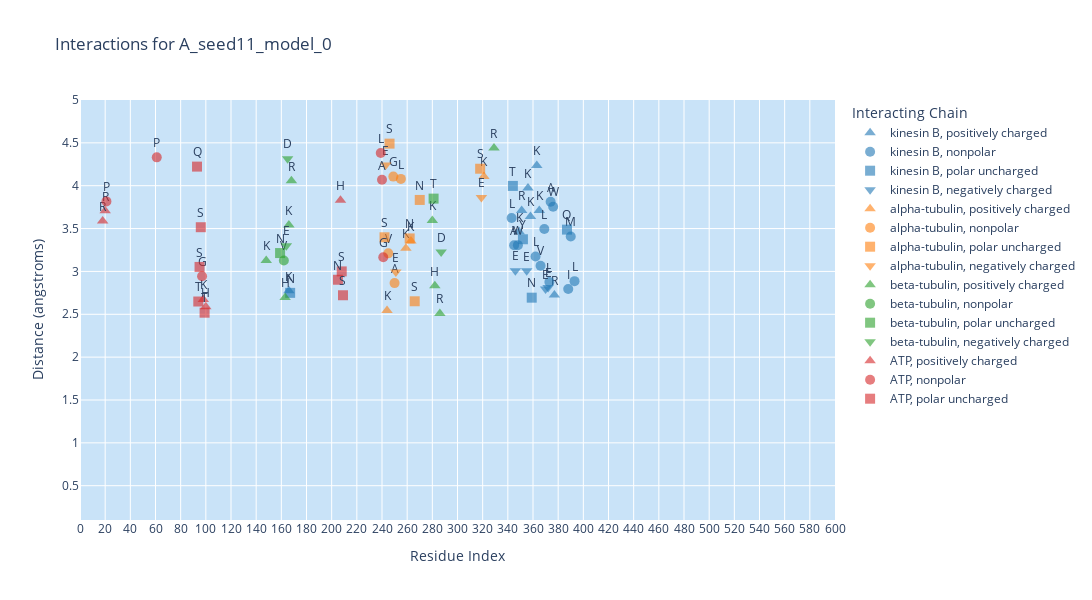
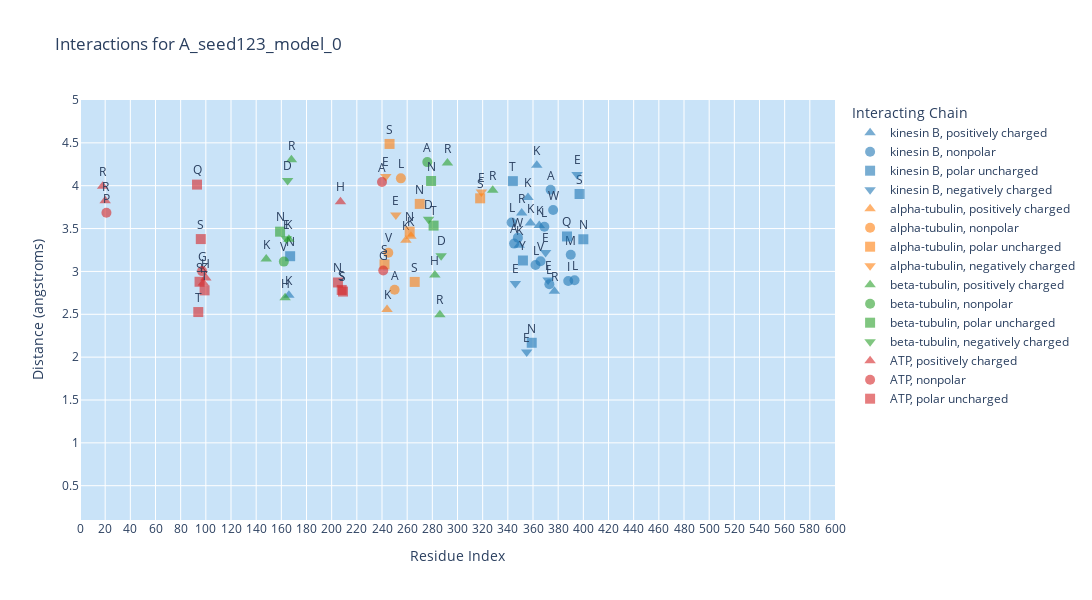
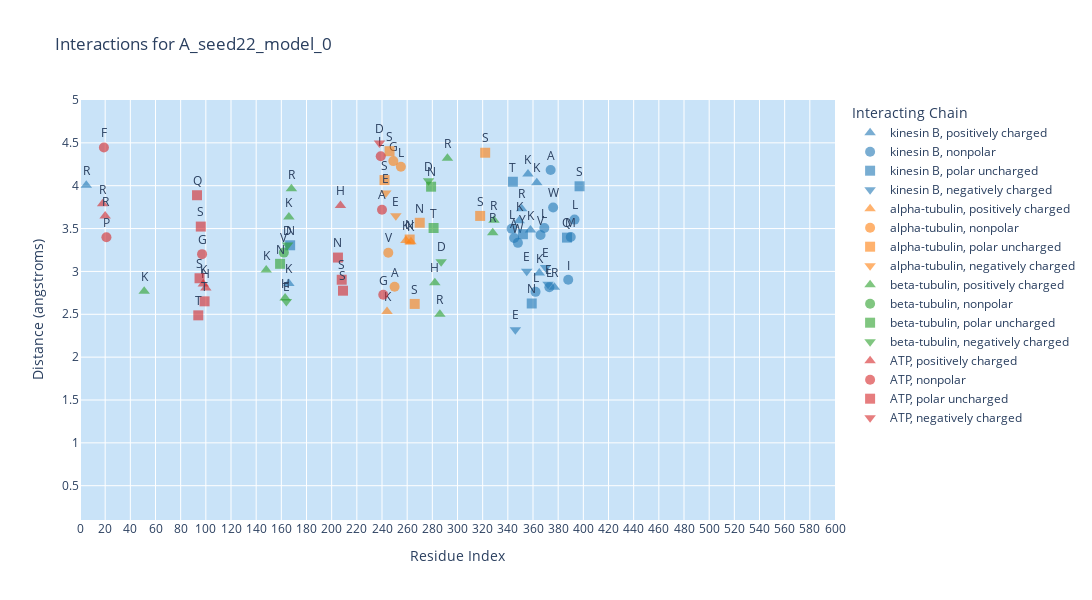
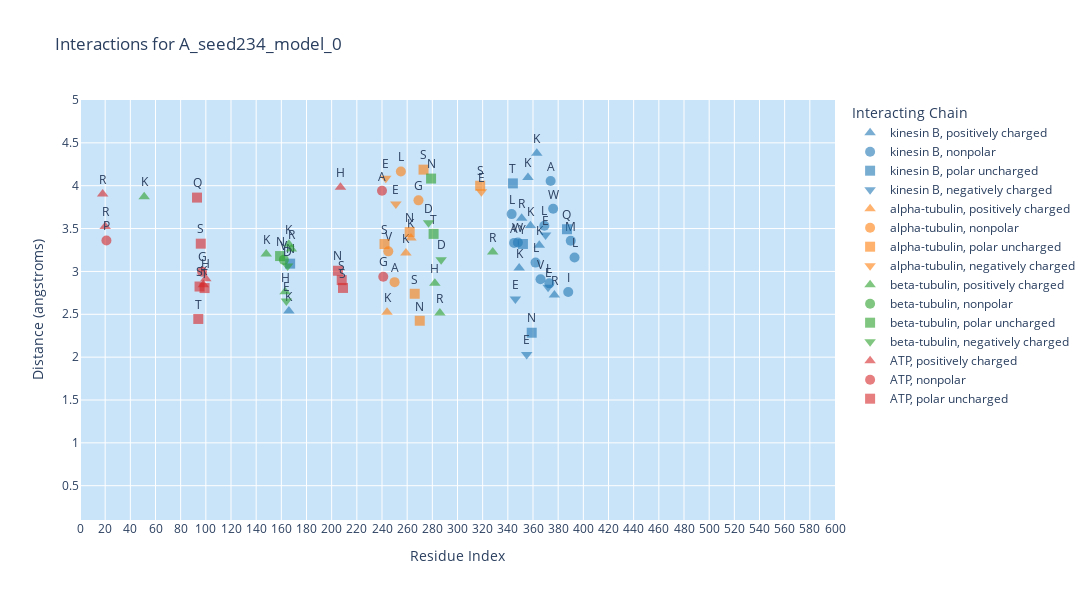

Notebook source saved alongside these figures, in order:
### Code cell
# Define the path to the CSV file
csv_file_path = "../../data/3d_predictions/chimeras_5seeds/interactions_chimeras.csv"

# Process the DataFrame
df_processed = process_dataframe(csv_file_path)

# Define the threshold value for distance filtering
distance_threshold = 4.5

# Create and display the plots with specified x-axis range, interacting chains, and files to plot
xaxis_range = [0, 600]  # Example x-axis range
yaxis_range = None #[0, 5.5]
interacting_chains = ['ATP', 'beta-tubulin', 'alpha-tubulin', 'kinesin B']  # Example interacting chains to display

files_to_plot =  ['A', 'H']  # Example files to plot

plots = create_plots(df_processed, distance_threshold, xaxis_range=xaxis_range, yaxis_range=yaxis_range, interacting_chains=interacting_chains[:4], files_to_plot=files_to_plot, chimeras=True)
